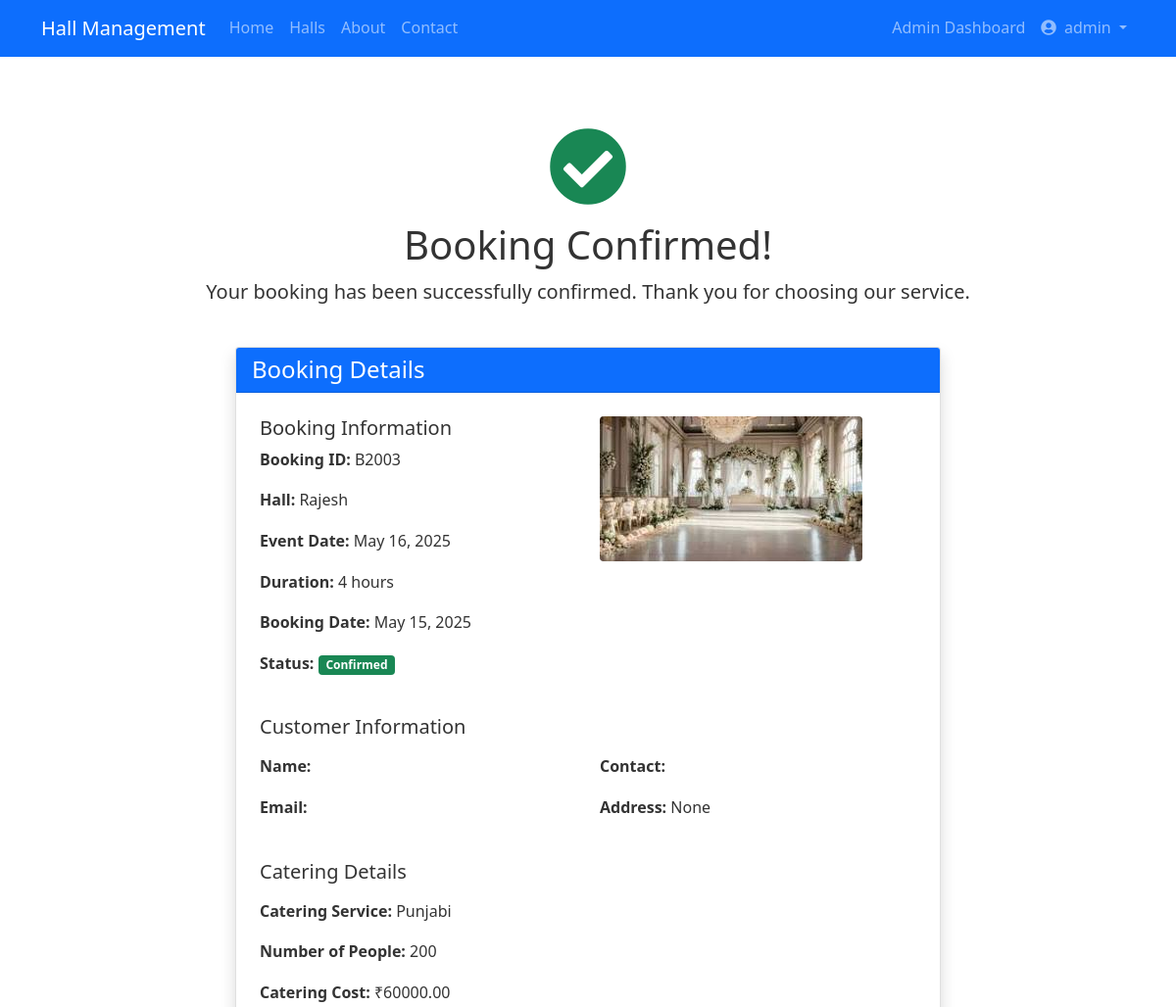
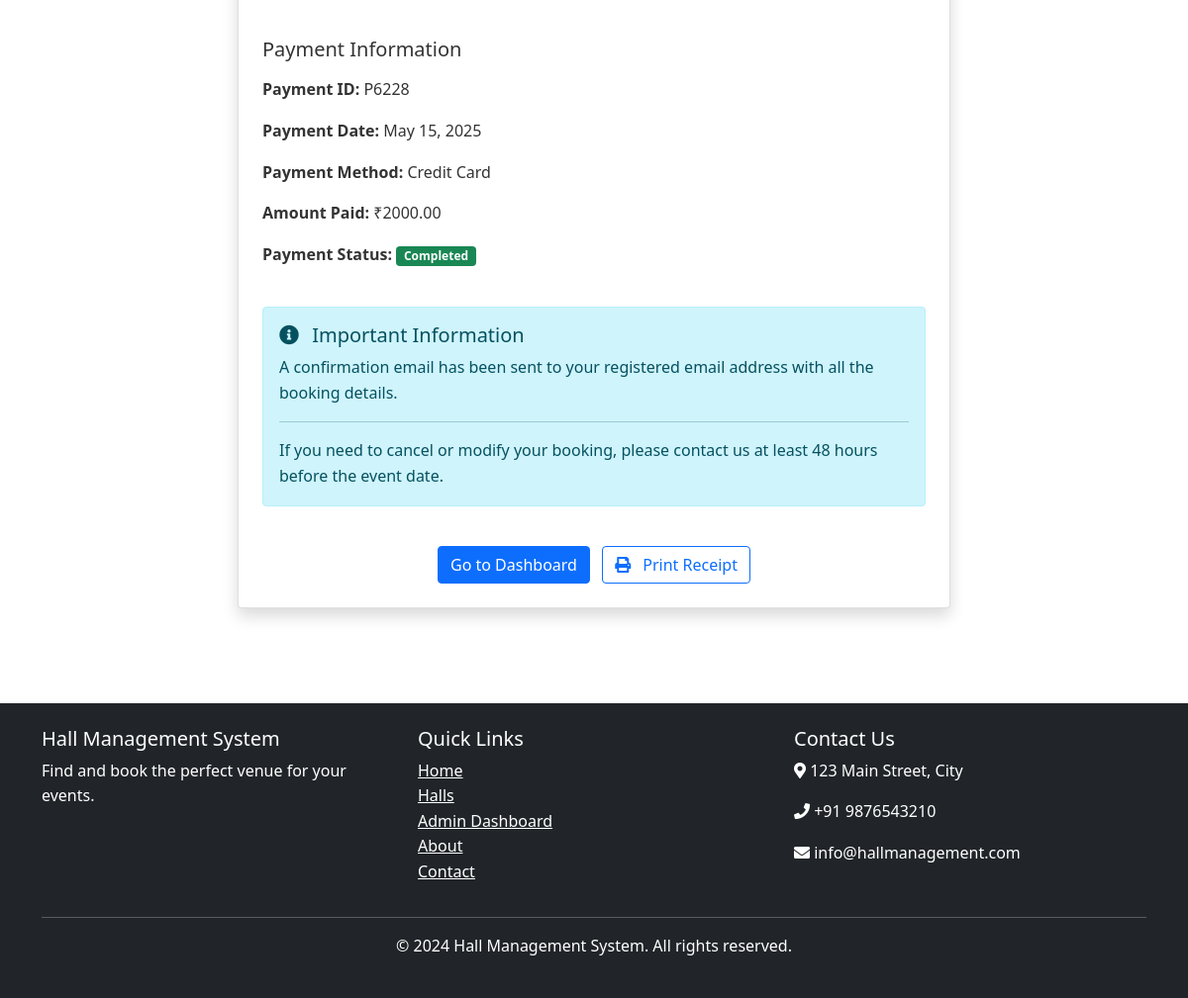
/bookings/confirmation/B2003/ (signed in), run on the app's committed database (2 pictures, top to bottom).
### hall_app/models.py (models this page shows, shortened)
class Booking(models.Model):
    booking_id = models.CharField(max_length=5, primary_key=True)
    customer = models.ForeignKey(User, on_delete=models.CASCADE)
    hall = models.ForeignKey(Hall, on_delete=models.CASCADE)
    booking_date = models.DateField()
    event_date = models.DateField()
    total_hours = models.IntegerField()
    total_amount = models.DecimalField(max_digits=10, decimal_places=2)
    discount = models.ForeignKey(Discount, on_delete=models.SET_NULL, null=True, blank=True)
    is_canceled = models.BooleanField(default=False)

class Hall(models.Model):
    hall_id = models.UUIDField(primary_key=True, default=uuid.uuid4, editable=False)
    hall_name = models.CharField(max_length=100)
    description = models.TextField(blank=True, null=True)
    capacity = models.IntegerField()
    price_per_hour = models.DecimalField(max_digits=10, decimal_places=2)
    address = models.CharField(max_length=255, default="Address to be updated")
    contact_number = models.CharField(max_length=15, default="Not provided")
    is_active = models.BooleanField(default=True)
    created_at = models.DateTimeField(default=timezone.now)  # Changed from auto_now_add=True
    updated_at = models.DateTimeField(default=timezone.now)  # Changed from auto_now=True

class UserProfile(models.Model):
    user = models.OneToOneField(User, on_delete=models.CASCADE, related_name='profile')
    contact_number = models.CharField(max_length=15)
    address = models.TextField(blank=True, null=True)
    USER_TYPES = (
        ('customer', 'Customer'),
        ('admin', 'Admin'),
        ('staff', 'Staff'),
    )
    user_type = models.CharField(max_length=10, choices=USER_TYPES, default='customer')

class BookingCatering(models.Model):
    booking = models.ForeignKey(Booking, on_delete=models.CASCADE)
    catering_service = models.ForeignKey(CateringService, on_delete=models.CASCADE)
    number_of_people = models.IntegerField()
    total_cost = models.DecimalField(max_digits=10, decimal_places=2)
    class Meta:
        unique_together = ('booking', 'catering_service')

class CateringService(models.Model):
    catering_id = models.CharField(max_length=5, primary_key=True)
    service_name = models.CharField(max_length=50, unique=True)
    price_per_person = models.DecimalField(max_digits=10, decimal_places=2)
    description = models.TextField(blank=True, null=True)

class Payment(models.Model):
    payment_id = models.CharField(max_length=5, primary_key=True)
    booking = models.ForeignKey(Booking, on_delete=models.CASCADE)
    payment_date = models.DateField()
    amount_paid = models.DecimalField(max_digits=10, decimal_places=2)
    discount = models.ForeignKey(Discount, on_delete=models.SET_NULL, null=True, blank=True)
    PAYMENT_METHODS = (
        ('credit card', 'Credit Card'),
        ('debit card', 'Debit Card'),
        ('upi', 'UPI'),
        ('cash', 'Cash'),
        ('net banking', 'Net Banking'),
    )
    payment_method = models.CharField(max_length=20, choices=PAYMENT_METHODS)
    PAYMENT_STATUS = (
        ('completed', 'Completed'),
        ('pending', 'Pending'),
        ('failed', 'Failed'),
    )
    payment_status = models.CharField(max_length=20, choices=PAYMENT_STATUS)

### hall_app/views.py (the view)
# urls.py: path('bookings/confirmation/<str:booking_id>/', views.booking_confirmation, name='booking_confirmation'),
@login_required
def booking_confirmation(request, booking_id):
    booking = get_object_or_404(Booking, pk=booking_id, customer=request.user)
    payment = Payment.objects.filter(booking=booking).first()
    catering = BookingCatering.objects.filter(booking=booking).first()
    context = {
        'booking': booking,
        'payment': payment,
        'catering': catering,
    }
    return render(request, 'hall_app/booking_confirmation.html', context)

### templates/hall_app/booking_confirmation.html (shortened to what this page needs)
{% extends 'hall_app/base.html' %}
{% load static %}
{% block content %}
<div class="container py-5">
    <div class="row mb-4">
        <div class="col-12 text-center">
            <div class="confirmation-icon mb-3">
                <i class="fas fa-check-circle text-success fa-5x"></i>
            </div>
            <h1>Booking Confirmed!</h1>
            <p class="lead">Your booking has been successfully confirmed. Thank you for choosing our service.</p>
        </div>
    </div>
    <div class="row">
        <div class="col-md-8 mx-auto">
            <div class="card shadow">
                <div class="card-header bg-primary text-white">
                    <h4 class="mb-0">Booking Details</h4>
                </div>
                <div class="card-body p-4">
                    <div class="row mb-4">
                        <div class="col-md-6">
                            <h5>Booking Information</h5>
                            <p><strong>Booking ID:</strong> {{ booking.booking_id }}</p>
                            <p><strong>Hall:</strong> {{ booking.hall.hall_name }}</p>
                            <p><strong>Event Date:</strong> {{ booking.event_date }}</p>
                            <p><strong>Duration:</strong> {{ booking.total_hours }} hours</p>
                            <p><strong>Booking Date:</strong> {{ booking.booking_date }}</p>
                            <p><strong>Status:</strong> <span class="badge bg-success">Confirmed</span></p>
                        </div>
                        <div class="col-md-6">
                            {% if booking.hall.primary_image %}
                                <img src="{{ booking.hall.primary_image.image.url }}" class="img-fluid rounded" alt="{{ booking.hall.hall_name }}">
                            {% else %}
                                <img src="{% static 'images/hall-placeholder.jpg' %}" class="img-fluid rounded" alt="{{ booking.hall.hall_name }}" onerror="this.src='https://via.placeholder.com/400x300?text=Hall+Image'">
                            {% endif %}
                        </div>
                    </div>
                    <h5 class="mb-3">Customer Information</h5>
                    <div class="row mb-4">
                        <div class="col-md-6">
                            <p><strong>Name:</strong> {{ booking.customer.get_full_name }}</p>
                            <p><strong>Email:</strong> {{ booking.customer.email }}</p>
                        </div>
                        <div class="col-md-6">
                            <p><strong>Contact:</strong> {{ booking.customer.profile.contact_number }}</p>
                            <p><strong>Address:</strong> {{ booking.customer.profile.address }}</p>
                        </div>
                    </div>
                    {% if catering %}
                    <h5 class="mb-3">Catering Details</h5>
                    <div class="row mb-4">
                        <div class="col-md-12">
                            <p><strong>Catering Service:</strong> {{ catering.catering_service.service_name }}</p>
                            <p><strong>Number of People:</strong> {{ catering.number_of_people }}</p>
                            <p><strong>Catering Cost:</strong> ₹{{ catering.total_cost }}</p>
                        </div>
                    </div>
                    {% endif %}
                    <h5 class="mb-3">Payment Information</h5>
                    <div class="row mb-4">
                        <div class="col-md-12">
                            <p><strong>Payment ID:</strong> {{ payment.payment_id }}</p>
                            <p><strong>Payment Date:</strong> {{ payment.payment_date }}</p>
                            <p><strong>Payment Method:</strong> {{ payment.get_payment_method_display }}</p>
                            <p><strong>Amount Paid:</strong> ₹{{ payment.amount_paid }}</p>
                            <p><strong>Payment Status:</strong> <span class="badge bg-success">{{ payment.get_payment_status_display }}</span></p>
                        </div>
                    </div>
                    <div class="row mt-4">
                        <div class="col-md-12">
                            <div class="alert alert-info">
                                <h5 class="alert-heading"><i class="fas fa-info-circle me-2"></i> Important Information</h5>
                                <p>A confirmation email has been sent to your registered email address with all the booking details.</p>
                                <hr>
                                <p class="mb-0">If you need to cancel or modify your booking, please contact us at least 48 hours before the event date.</p>
                            </div>
                        </div>
                    </div>
                    <div class="row mt-4">
                        <div class="col-md-12 text-center">
                            <a href="{% url 'dashboard' %}" class="btn btn-primary me-2">Go to Dashboard</a>
                            <a href="#" class="btn btn-outline-primary" onclick="window.print()"><i class="fas fa-print me-2"></i> Print Receipt</a>
                        </div>
                    </div>
                </div>
            </div>
        </div>
    </div>
</div>
{% endblock %}

### templates/hall_app/base.html (shortened to what this page needs)
<!DOCTYPE html>
<html lang="en">
<head>
    <link href="https://cdn.jsdelivr.net/npm/bootstrap@5.1.3/dist/css/bootstrap.min.css" rel="stylesheet">
    <link rel="stylesheet" href="https://cdnjs.cloudflare.com/ajax/libs/font-awesome/5.15.4/css/all.min.css">
    <link rel="stylesheet" href="/static/css/style.css">
</head>
<body>
    <nav class="navbar navbar-expand-lg navbar-dark bg-primary">
        <div class="container">
            <a class="navbar-brand" href="/">Hall Management</a>
            <div class="collapse navbar-collapse" id="navbarNav">
                <ul class="navbar-nav me-auto">
                    <li class="nav-item">
                        <a class="nav-link" href="{% url 'home' %}">Home</a>
                    </li>
                    <li class="nav-item">
                        <a class="nav-link" href="{% url 'hall_list' %}">Halls</a>
                    </li>
                    <li class="nav-item">
                        <a class="nav-link" href="{% url 'about' %}">About</a>
                    </li>
                    <li class="nav-item">
                        <a class="nav-link" href="{% url 'contact' %}">Contact</a>
                    </li>
                </ul>
                <ul class="navbar-nav ms-auto">
                    {% if user.is_authenticated %}
                    {% if user.is_staff or user.is_superuser %}
                    <li class="nav-item">
                        <a class="nav-link" href="{% url 'admin_dashboard' %}">Admin Dashboard</a>
                    </li>
                    {% else %}
                    <li class="nav-item">
                        <a class="nav-link" href="{% url 'dashboard' %}">Dashboard</a>
                    </li>
                    {% endif %}
                    <li class="nav-item dropdown">
                        <a class="nav-link dropdown-toggle" href="#" id="userDropdown" role="button"
                            data-bs-toggle="dropdown" aria-expanded="false">
                            <i class="fas fa-user-circle me-1"></i> {{ user.get_full_name|default:user.username }}
                        </a>
                    </li>
                    {% endif %}
                </ul>
            </div>
        </div>
    </nav>
    <main class="container mt-4">
        {% block content %}{% endblock %}
    </main>
    <footer class="bg-dark text-white mt-5 py-4">
        <div class="container">
            <div class="row">
                <div class="col-md-4">
                    <h5>Hall Management System</h5>
                    <p>Find and book the perfect venue for your events.</p>
                </div>
                <div class="col-md-4">
                    <h5>Quick Links</h5>
                    <ul class="list-unstyled">
                        <li><a href="{% url 'home' %}" class="text-white">Home</a></li>
                        <li><a href="{% url 'hall_list' %}" class="text-white">Halls</a></li>
                        {% if user.is_authenticated and user.is_staff %}
                        <li><a href="{% url 'admin_dashboard' %}" class="text-white">Admin Dashboard</a></li>
                        {% endif %}
                        <li><a href="{% url 'about' %}" class="text-white">About</a></li>
                        <li><a href="{% url 'contact' %}" class="text-white">Contact</a></li>
                    </ul>
                </div>
                <div class="col-md-4">
                    <h5>Contact Us</h5>
                    <address>
                        <p><i class="fas fa-map-marker-alt"></i> 123 Main Street, City</p>
                        <p><i class="fas fa-phone"></i> +91 9876543210</p>
                        <p><i class="fas fa-envelope"></i> info@hallmanagement.com</p>
                    </address>
                </div>
            </div>
            <hr>
            <div class="text-center">
                <p>&copy; 2024 Hall Management System. All rights reserved.</p>
            </div>
        </div>
    </footer>
</body>
</html>

### static/css/style.css (style rules this page uses)
body { font-family: 'Segoe UI', Tahoma, Geneva, Verdana, sans-serif; line-height: 1.6; color: #333; }
footer { margin-top: 50px; }

### data on the page
Booking: booking_id "B2003", hall.hall_name "Rajesh", event_date "May 16, 2025", total_hours "4", booking_date "May 15, 2025", customer.profile.address "None"
BookingCatering: catering_service.service_name "Punjabi", number_of_people "200", total_cost "60000.00"
Payment: payment_id "P6228", payment_date "May 15, 2025", payment_method "Credit Card", amount_paid "2000.00", payment_status "Completed"

### other printed values
{{ user.get_full_name|default:user.username }} "admin"
